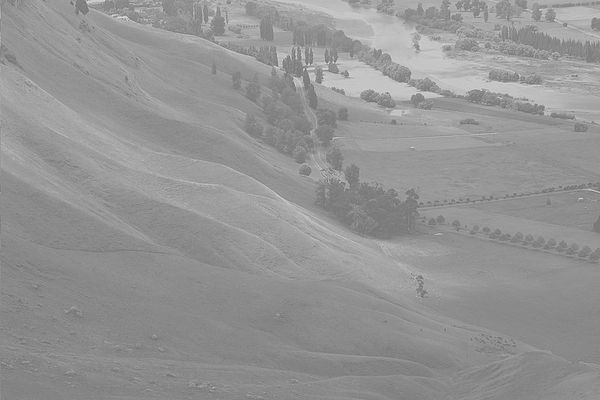
#> input picture Lab3/histogram.jpg, 600 x 400 px
$ python assignment3.py
#> lines starting #> are read from the running program, lines starting #| are printed output that depends on the picture
import cv2
import numpy as np
import matplotlib.pyplot as plt
import math

def erlang_distribution(shape,scale):
    e_out=np.zeros(256,dtype=np.float32)
    mean = 1/(scale)
    c1= mean**shape
    c2= (c1) * (np.math.factorial(shape-1))
    for i in range(256):
        sum = (((i)**(shape-1)) * (np.exp(-((i)/(mean))))) / (c2)
        e_out[i] = sum
    return e_out
def histogram_equalization(img):
    histogram = np.zeros(256,dtype=np.float32)

    for i in range(img.shape[0]):
        for j in range(img.shape[1]):
            pixel = img[i,j]
            histogram[pixel]+=1
    pdf = np.zeros(256,dtype=np.float32)
    size = img.shape[0]*img.shape[1]
    for i in range(0,256):
        pdf[i] = histogram[i]/size
    cdf = np.zeros(256,dtype=np.float32)
    cdf[0] = pdf[0]
    new_hist =np.zeros(256,dtype=np.float32)
    for i in range(1,256):
        cdf[i] = pdf[i] + cdf[i-1]

    rcdf=np.zeros(256,dtype=np.uint32)
    for i in range(0,256):
        rcdf[i] = round(cdf[i]*255)
        new_hist[rcdf[i]] = histogram[i]

    equalized_image = np.zeros_like(img)

    for i in range(img.shape[0]):
        for j in range(img.shape[1]):
            equalized_image[i,j] = rcdf [img[i,j]]

    return pdf,rcdf,equalized_image,new_hist


img=cv2.imread('histogram.jpg',cv2.IMREAD_GRAYSCALE)
#> img is the input picture: shape (400, 600); min 105, max 228, mean 148
shape = int(input("Enter Shape parameter: "))
#> the answer given: 3
scale = float(input("Enter Scale parameter: "))
#> the answer given: 3

pdf,cdf,equalized_image,mp_func = histogram_equalization(img)
#> after the loop in histogram_equalization, `for i in range(img.shape[0]):`: histogram = 256 values, max 9682 at index 137, min 0 at index 0, mean 937.5
#> after the loop in histogram_equalization, `for i in range(0,256):`: pdf = 256 values, max 0.0403 at index 137, min 0 at index 0, mean 0.00391
#> after the loop in histogram_equalization, `for i in range(1,256):`: cdf = 256 values from 0 to 1
#> after the loop in histogram_equalization, `for i in range(0,256):`: new_hist = 256 values, max 9682 at index 64, min 0 at index 5, mean 906; rcdf = 256 values from 0 to 255
#> after the loop in histogram_equalization, `for i in range(img.shape[0]):`:
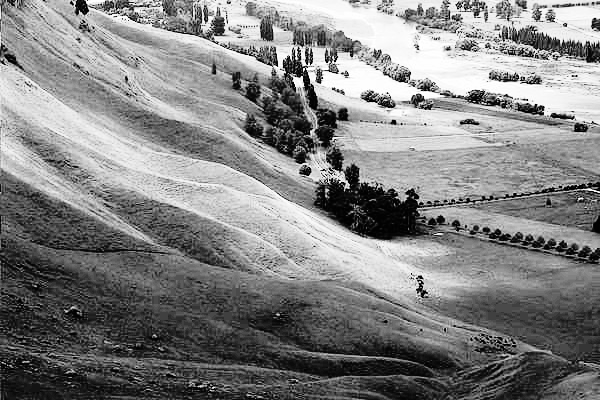
#> equalized_image: shape (400, 600); min 0, max 255, mean 130.4
#> cdf = 256 values from 0 to 255; mp_func has the same summary as new_hist in histogram_equalization

e_distribution = erlang_distribution(shape, scale)

e_pdf = e_distribution / np.sum(e_distribution)

e_cdf = np.zeros(256,dtype=np.float32)

e_cdf[0]= e_pdf[0]

for i in range(1,256):
    e_cdf[i] =e_pdf[i] + e_cdf[i-1]
#rg_cdf=np.zeros(256,dtype=np.uint32)
for  i in range(0,256):
    e_cdf[i] = round(e_cdf[i]*255)
plt.subplot(2,3,1)
plt.title("Erlang Distribution")
plt.plot(e_distribution)

plt.subplot(2,3,2)
plt.title("target pdf")
plt.plot(e_pdf)

plt.subplot(2,3,3)
plt.title("target cdf")
plt.plot(e_cdf)
plt.show()
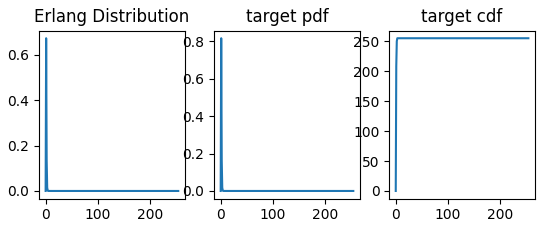
#> figure drawn by matplotlib, 3 panels; panel 1: curve peaks at x = 1, y = 0.672; panel 2: curve peaks at x = 1, y = 0.817; panel 3: curve peaks at x = 3, y = 255

mp = np.zeros(256,dtype = np.float32)
for i in range(256):
    x = (np.abs(e_cdf-cdf[i])).argmin()
    mp[i] = x
#> after the loop, mp = 256 values from 0 to 3
output=np.zeros_like(img)

for i in range(img.shape[0]):
    for j in range(img.shape[1]):
        output[i,j] = mp[img[i,j]]
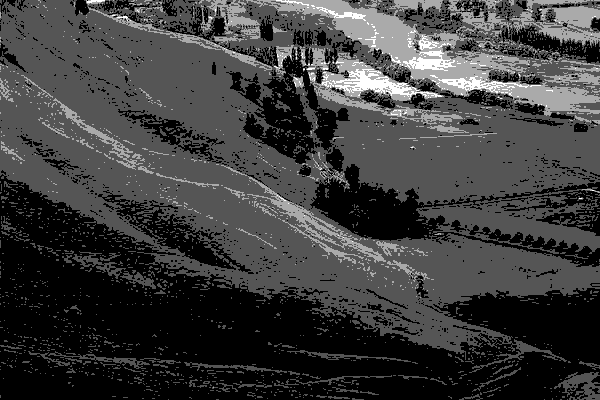
#> output: shape (400, 600); min 0, max 3, mean 0.723; drawn with min black and max white

o_pdf,o_cdf,o_equalized_image,o_mp_func = histogram_equalization(output)
#> after the loop in histogram_equalization (call 2), `for i in range(img.shape[0]):`: histogram = 256 values, max 121205 at index 1, min 0 at index 4, mean 937.5
#> after the loop in histogram_equalization (call 2), `for i in range(0,256):`: pdf = 256 values, max 0.505 at index 1, min 0 at index 4, mean 0.00391
#> after the loop in histogram_equalization (call 2), `for i in range(1,256):`: cdf = 256 values from 0.392 to 1
#> after the loop in histogram_equalization (call 2), `for i in range(0,256):`: new_hist = 256 values, max 121205 at index 229, min 0 at index 0, mean 926.4; rcdf = 256 values from 100 to 255
#> after the loop in histogram_equalization (call 2), `for i in range(img.shape[0]):`:
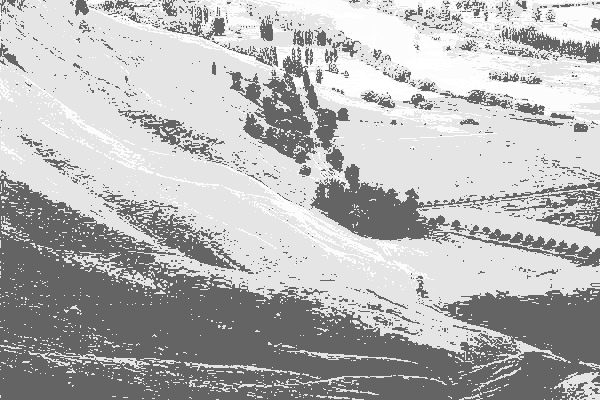
#> equalized_image: shape (400, 600); min 100, max 255, mean 180.8
#> o_pdf has the same summary as pdf in histogram_equalization; o_cdf = 256 values from 100 to 255; o_mp_func has the same summary as new_hist in histogram_equalization

fig, axs = plt.subplots(2, 3, figsize=(15, 10))

# Plotting the input histogram
axs[0, 0].hist(img.ravel(), 256, [0, 255])
axs[0, 0].set_title("Input Histogram")

# Plotting the PDF of input image
axs[0, 1].plot(pdf)
axs[0, 1].set_title("PDF of Input Image")

# Plotting the CDF of input image
axs[0, 2].plot(cdf)
axs[0, 2].set_title("CDF of Input Image")

# Plotting the output histogram
axs[1, 0].hist(output.ravel(), 256, [0, 255])
axs[1, 0].set_title("Output Histogram")

# Plotting the PDF of output image
axs[1, 1].plot(o_pdf)
axs[1, 1].set_title("PDF of Output Image")

# Plotting the CDF of output image
axs[1, 2].plot(o_cdf)
axs[1, 2].set_title("CDF of Output Image")

# Improving spacing between plots
plt.tight_layout()

# Showing the plots
plt.show()
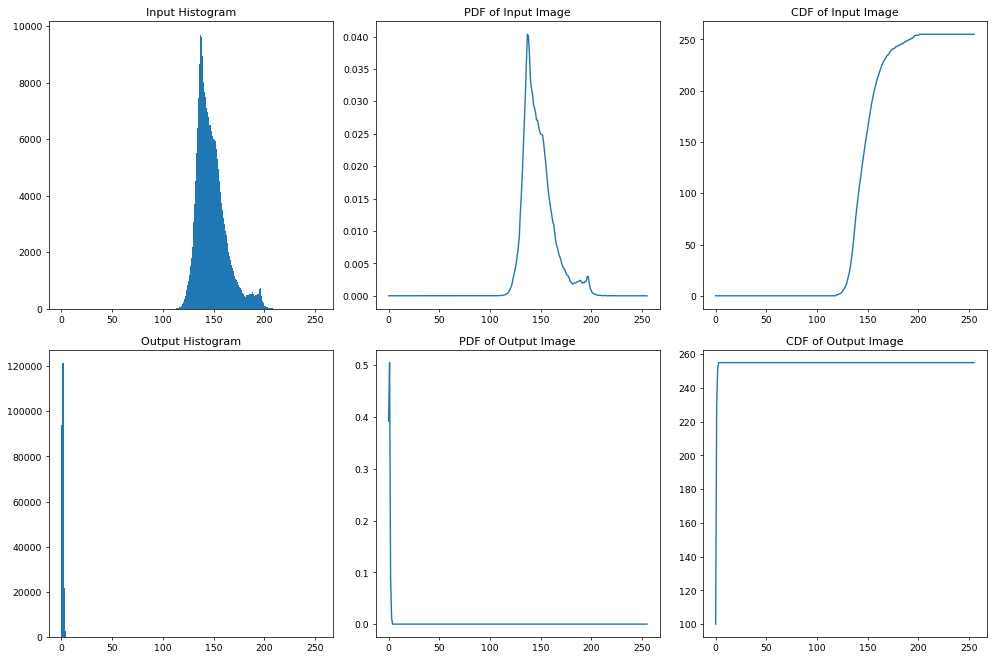
#> figure drawn by matplotlib, 6 panels; panel 1: tallest bar 9682 high, from x = 136.5 to 137.5; panel 2: curve peaks at x = 137, y = 0.0403; panel 3: curve peaks at x = 201, y = 255; panel 4: tallest bar 121205 high, from x = 0.996 to 1.99


cv2.imshow("input_img",img)
cv2.imshow("Equalized_img",equalized_image)
cv2.imshow("output_img",output)
cv2.imshow("output_equalized_img",o_equalized_image)
cv2.waitKey(0)
cv2.destroyAllWindows()

$ run again, with Lab3/color_img.jpg copied over Lab3/histogram.jpg
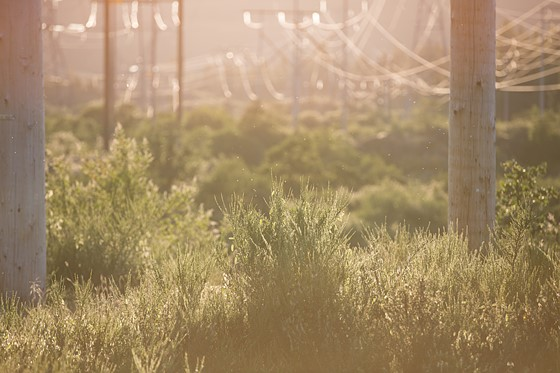
#> input picture Lab3/color_img.jpg, 560 x 373 px
#> after the loop in histogram_equalization, `for i in range(img.shape[0]):`: histogram = 256 values, max 3237 at index 111, min 0 at index 0, mean 815.9
#> after the loop in histogram_equalization, `for i in range(0,256):`: pdf = 256 values, max 0.0155 at index 111, min 0 at index 0, mean 0.00391
#> after the loop in histogram_equalization, `for i in range(1,256):`: cdf = 256 values from 0 to 1
#> after the loop in histogram_equalization, `for i in range(0,256):`: new_hist = 256 values, max 3237 at index 45, min 0 at index 11, mean 794.6; rcdf = 256 values from 0 to 255
#> `pdf,cdf,equalized_image,mp_func = histogram_equalization(img)`: mp_func has the same summary as new_hist in histogram_equalization
#> after the loop `for i in range(256):`: mp = 256 values from 0 to 3
#> after the loop `for i in range(img.shape[0]):`:
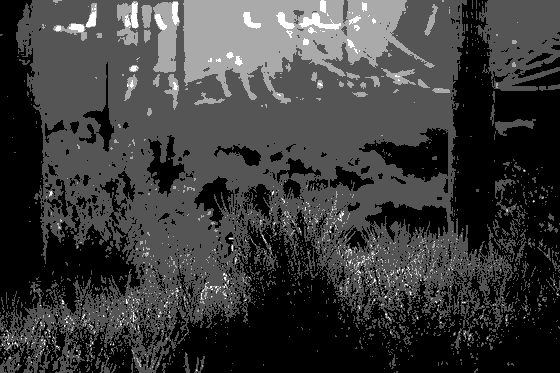
#> output: shape (373, 560); min 0, max 3, mean 0.708; drawn with min black and max white
#> after the loop in histogram_equalization (call 2), `for i in range(img.shape[0]):`: histogram = 256 values, max 102130 at index 1, min 0 at index 4, mean 815.9
#> after the loop in histogram_equalization (call 2), `for i in range(0,256):`: pdf = 256 values, max 0.489 at index 1, min 0 at index 4, mean 0.00391
#> after the loop in histogram_equalization (call 2), `for i in range(1,256):`: cdf = 256 values from 0.407 to 1
#> after the loop in histogram_equalization (call 2), `for i in range(0,256):`: new_hist = 256 values, max 102130 at index 228, min 0 at index 0, mean 807.5; rcdf = 256 values from 104 to 255
#> after the loop in histogram_equalization (call 2), `for i in range(img.shape[0]):`:
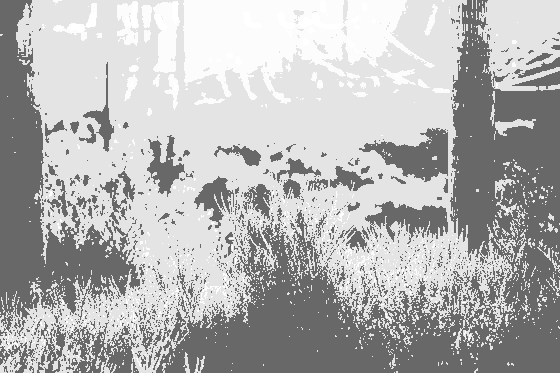
#> equalized_image: shape (373, 560); min 104, max 255, mean 180.1
#> o_pdf has the same summary as pdf in histogram_equalization; o_mp_func has the same summary as new_hist in histogram_equalization
